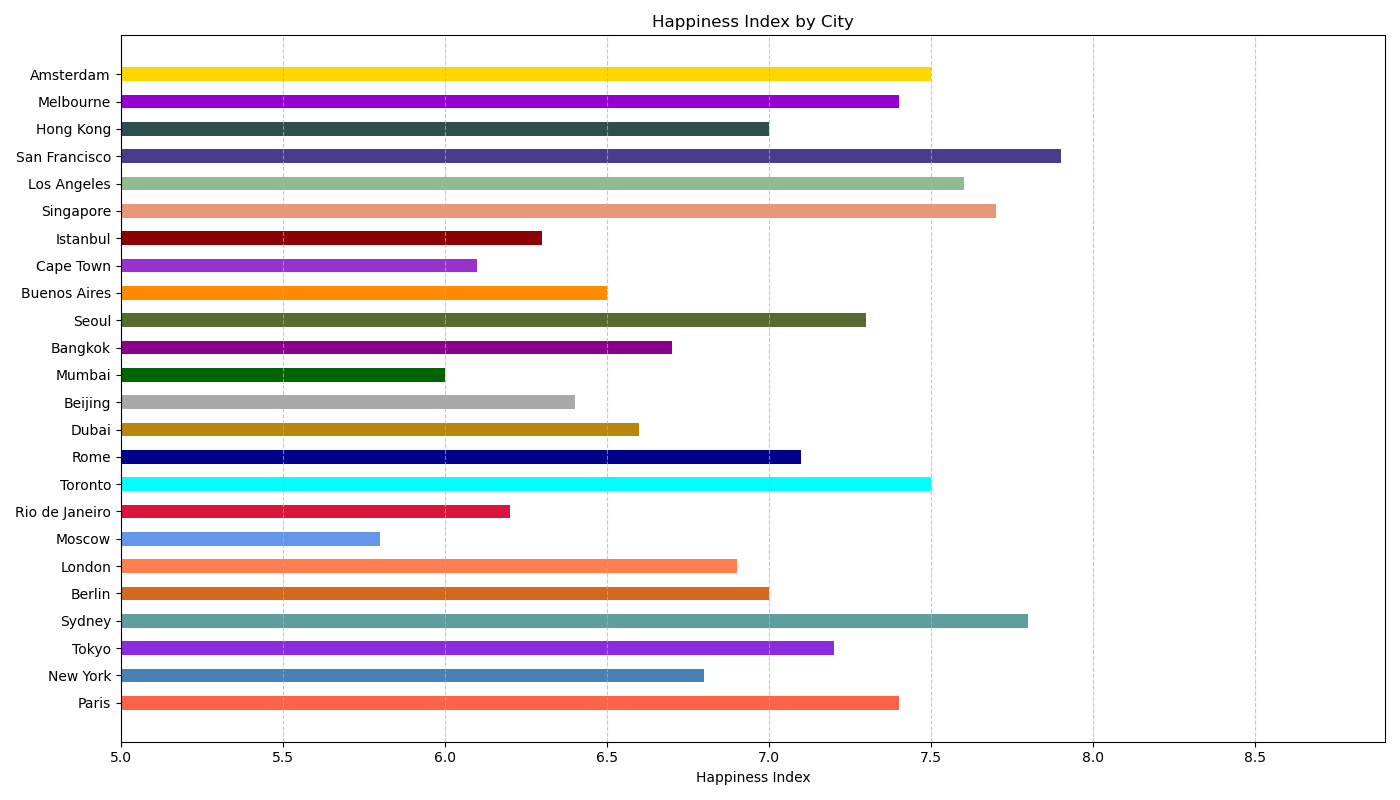

Source code (Python):

import matplotlib.pyplot as plt

locations = ['Paris', 'New York', 'Tokyo', 'Sydney', 'Berlin', 'London', 'Moscow', 'Rio de Janeiro', 'Toronto', 'Rome', 'Dubai', 'Beijing', 'Mumbai', 'Bangkok', 'Seoul', 'Buenos Aires', 'Cape Town', 'Istanbul', 'Singapore', 'Los Angeles', 'San Francisco', 'Hong Kong', 'Melbourne', 'Amsterdam']
happiness_index = [7.4, 6.8, 7.2, 7.8, 7.0, 6.9, 5.8, 6.2, 7.5, 7.1, 6.6, 6.4, 6.0, 6.7, 7.3, 6.5, 6.1, 6.3, 7.7, 7.6, 7.9, 7.0, 7.4, 7.5]
colors = ['#FF6347', '#4682B4', '#8A2BE2', '#5F9EA0', '#D2691E', '#FF7F50', '#6495ED', '#DC143C', '#00FFFF', '#00008B', '#B8860B', '#A9A9A9', '#006400', '#8B008B', '#556B2F', '#FF8C00', '#9932CC', '#8B0000', '#E9967A', '#8FBC8F', '#483D8B', '#2F4F4F', '#9400D3', '#FFD700']

plt.figure(figsize=(14, 8))
plt.barh(locations, happiness_index, color=colors, height=0.5)
plt.xlabel('Happiness Index')
plt.title('Happiness Index by City')
plt.xlim(5, max(happiness_index) + 1)
plt.grid(axis='x', linestyle='--', alpha=0.7)
plt.tight_layout()
plt.show()
